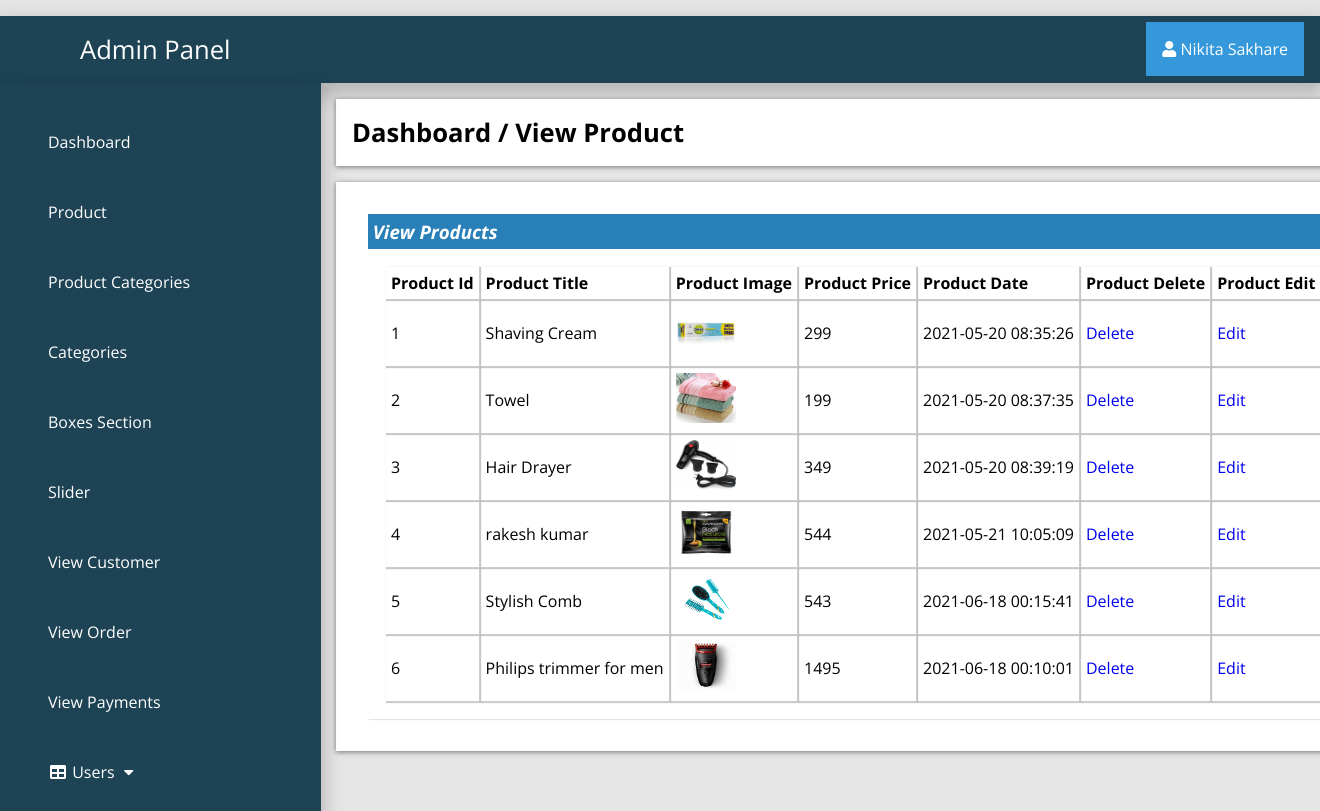
Screenshot of /admin_area/index.php?view_product (signed in) with the database file from the repository.
### tables this page shows
CREATE TABLE `products` (
  `product_id` int(10) NOT NULL,
  `p_cat_id` int(10) NOT NULL,
  `cat_id` int(10) NOT NULL,
  `date` timestamp NOT NULL DEFAULT current_timestamp() ON UPDATE current_timestamp(),
  `product_title` text NOT NULL,
  `product_img1` text NOT NULL,
  `product_img2` text NOT NULL,
  `product_img3` text NOT NULL,
  `product_price` int(10) NOT NULL,
  `product_desc` text NOT NULL,
  `product_keyword` text NOT NULL
);

### admin_area/view_product.php (the view, shortened to what this page needs)
<?php
if (!isset($_SESSION['admin_email'])){
  echo "<script>window.open('login.php','_self')</script>";
  }else{
?>
<div class="row">
	<div class="col-lg-12">
		<div class="breadcrump">
			<li class="active">
				Dashboard / View Product
			</li>
		</div>
	</div>
</div>
<div class="row">
	<div class="col-lg-12">
		<div class="panel panel-default">
			<div class="panel-heading">
				<h3 class="panel-title">
					<i class=""> View Products </i>
				</h3>
			</div>
			<div class="panel-body">
				<div class="table-responsive">
					<table class="table table-bordered table-hover table-striped">
						<thead>
							<tr>
								<th>Product Id</th>
								<th>Product Title</th>
								<th>Product Image</th>
								<th>Product Price</th>
								<th>Product Date</th>
								<th>Product Delete</th>
								<th>Product Edit</th>
							</tr>
						</thead>
						<tbody>
							<?php
							$i=0;
							$get_product="select * from products";
                            $run_p=mysqli_query($con,$get_product);
                            while ($row=mysqli_fetch_array($run_p)) {
                            	$pro_id=$row['product_id'];
                            	$product_title=$row['product_title'];
                            	$product_img1=$row['product_img1'];
                            	$product_price=$row['product_price'];
                            	$date=$row['date'];
                            	$i++;
                            	 ?>
							<tr>
								<td><?php echo $i ?></td>
								<td><?php echo $product_title ?></td>
								<td><img src="product_images/<?php echo $product_img1 ?>" width="60" height="50"></td>
								<td><?php echo $product_price ?></td>
								<td><?php echo $date ?></td>
								<td>
									<a href="index.php?delete_product=<?php echo $pro_id ?>"> <i class=""></i> Delete </a>
								</td>
								<td>
									<a href="index.php?edit_product=<?php echo $pro_id ?>"> <i class=""></i> Edit </a>
								</td>
							</tr>
						<?php } ?>
						</tbody>
					</table>
				</div>
			</div>
		</div>
	</div>
</div>
<?php } ?>

### admin_area/index.php (shortened to what this page needs)
<?php
include("includes/db.php");
if (!isset($_SESSION['admin_email'])){
  echo "<script>window.open('login.php','_self')</script>";
  }else{
?>
<?php
$admin_session=$_SESSION['admin_email'];
$get_admin="select * from admins where admin_email='$admin_session'";
$run_admin=mysqli_query($con,$get_admin);
$row_admin=mysqli_fetch_array($run_admin);
$admin_name=$row_admin['admin_name'];
  ?>
<!DOCTYPE html>
<html lang="en">
<head>
<link rel="stylesheet" href="https://cdnjs.cloudflare.com/ajax/libs/font-awesome/4.7.0/css/font-awesome.min.css">
    <link rel="stylesheet" href="https://cdnjs.cloudflare.com/ajax/libs/OwlCarousel2/2.3.4/assets/owl.carousel.min.css">
    <link rel="stylesheet" href="https://cdnjs.cloudflare.com/ajax/libs/font-awesome/5.15.2/css/all.min.css">
    <link rel="stylesheet" href="css/style.css">
  <body>
    <div class="wrapper">
      <?php include 'includes/sidebar.php'; ?>
      <div class="page-wrapper">
        <div class="container-fluid">
        <?php
         if(isset($_GET['view_product'])) {
          include 'view_product.php';
     }
         ?>
        </div>
      </div>
    </div>
  </body>
</head>
</html>
<?php  } ?>

### admin_area/includes/sidebar.php (shortened to what this page needs)
<?php
if (!isset($_SESSION['admin_email'])){
  echo "<script>window.open('login.php','_self')</script>";
  }else{
?>
<nav class="navbar navbar-inverse navbar-fixed-top" >
	<div class="navbar-header">
		<a href="index.php?dashboard" class="navbar-brand"><span>Admin Panel</span></a>
	</div>
		<div class="dropdown">
		 <button onclick="myFunction()" class="dropbtn"><i class="fa fa-user"></i> <?php echo $admin_name; ?></a></button>
		</div>
	<div class="collapse navbar-collapse navbar-ex1-collapse">
	<ul class="nav navbar-nav side-nav">
  <li>
    <a href="index.php?dashboard"><i class=""></i> Dashboard</a>
  </li>
  <li class="button-dropdown" id="#products">
    <a href="#" class="dropdown-toggle" data-toggle="collapse" data-target="#products"><i class=""></i> Product <i class=""></i></a>
  </li>
  <li class="button-dropdown" id="#products_cat">
    <a href="#" class="dropdown-toggle" data-toggle="collapse" data-target="#products_cat"><i class=""></i> Product Categories <i class=""></i></a>
  </li>
  <li class="button-dropdown" id="#category">
    <a href="#" class="dropdown-toggle" data-toggle="collapse" data-target="#category"><i class=""></i> Categories <i class=""></i></a>
  </li>
<li class="button-dropdown" >
  <a href="#" class="dropdown-toggle" data-toggle="collapse" data-target="#boxes">
    <i class=""></i> Boxes Section <i class=""></i>
  </a>
</li>
  <li class="button-dropdown">
    <a href="#" class="dropdown-toggle" data-toggle="collapse" data-target="#slider"><i class=""></i>  Slider <i class=""></i></a>
  </li>
  <li>
  	<a href="index.php?view_customer">
  		<i class=""></i> View Customer
  	</a>
  </li>
  <li>
  	<a href="index.php?view_order">
  		<i class=""></i> View Order
  	</a>
  </li>
  <li>
  	<a href="index.php?view_payments">
  		<i class=""></i> View Payments
  	</a>
  </li>
  <li class="button-dropdown">
    <a href="#" class="dropdown-toggle" data-toggle="collapse" data-target="#users"><i class="fa fa-fw fa-table"></i>  Users <i class="fa fa-fw fa-caret-down"></i></a>
  </li>
</ul>
</div>
</nav>
<?php } ?>

### admin_area/css/style.css (style rules this page uses)
:root { --blue:#2980b9; }
body { margin-top: ; }
* { font-family: 'Open Sans', sans-serif; margin:0; padding:0; box-sizing: border-box; text-decoration: none; transition: all .2s cubic-bezier(.37,1.14,.26,1.24); }
html { background-color: rgba(0,0,0,.1); }
.navbar-fixed-top { background:#1d4354; padding: 1rem; margin-top: 1rem; box-shadow: 0px 8px 16px 4px rgba(0,0,0,0.2); margin-left: ; margin-right: ; }
.navbar-fixed-top a span { margin-left: 4rem; }
.navbar-fixed-top .navbar-brand { font-size: 1.6rem; color: #ffffff; }
.dropbtn { background-color: #3498DB; color: white; padding: 16px; font-size: 16px; border: none; cursor: pointer; }
.dropdown { position: relative; display: inline-block; float: right; margin-top: -2.8rem; }
.nav { position: absolute; top: 51px; margin-top: 32px; width: auto; height: 110%; border-radius: 0; display: block; background-color: #1d4354; bottom: 0; overflow: hidden; padding-bottom: 40px; box-shadow: 0px 8px 16px 4px rgba(0,0,0,0.2); margin-left: -1rem; }
.nav>li>a { width: 225px; display: block; color: #ffffff; margin: 3rem; }
.row { width: 81.2%; background-color: #ffffff; margin: auto; margin-left: 21rem; margin-top: 1rem; padding: 1rem; display: ; }
.panel { text-align: left; box-shadow: 1px 1px 1px 0px rgba(0.1,0.1,0.1,0.1); margin: 1rem; background-color: #ffffff; padding: rem; }
.panel-heading .panel-title { background-color: #2980b9; color: #ffffff; padding: .3rem; }
.table-responsive .table-striped th { padding: 5px; box-shadow: 1px 1px 1px 1px rgba(0.1,0.1,0.1,0.2); }
.table-responsive .table-striped tbody td { box-shadow: 1px 1px 1px 1px rgba(0.1,0.1,0.1,0.2); padding:5px; }
.breadcrump .active { font-weight: bold; font-size: 1.6rem; }
.row { list-style: none; box-shadow: 0 1px 5px rgba(0, 0, 0, 0.5); }
.panel-body { display: flex; align-items: center; justify-content: left; padding: 1rem; flex-wrap: wrap; }

### rows the page displays
products: product_title "Shaving Cream", product_img1 (picture), product_price "299", date "2021-05-20 08:35:26"
products: product_title "Towel", product_img1 (picture), product_price "199", date "2021-05-20 08:37:35"
products: product_title "Hair Drayer", product_img1 (picture), product_price "349", date "2021-05-20 08:39:19"
products: product_title "rakesh kumar", product_img1 (picture), product_price "544", date "2021-05-21 10:05:09"
products: product_title "Stylish Comb", product_img1 (picture), product_price "543", date "2021-06-18 00:15:41"
products: product_title "Philips trimmer for men", product_img1 (picture), product_price "1495", date "2021-06-18 00:10:01"

### other values shown
$admin_name "Nikita Sakhare"
